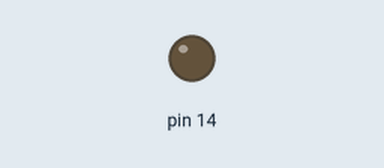
The sketch below on a simulated Arduino Uno, built with avr-gcc and run on an emulated ATmega328P. Parts: output pins drawn as LEDs (lit = HIGH). At 1.0 s the program stops and its outputs stay as they are.

Above: at 0.1 s.
At 1.1 s:
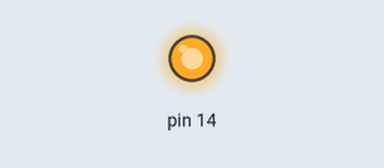
Timing chart, 0 to 2.5 s (numbered marks = the images above):
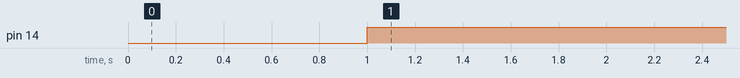

Measured:
- by itself, pin 14: LOW → HIGH at 1.0 s

The sketch:

setBZ_T.ino
```cpp
void setup(){
    pinMode(14,OUTPUT);
    digitalWrite(14,LOW);
    delay(1000);
}

void loop(){
    setBZ(true);
    while(1);
}

//以下関数の定義
void setBZ(boolean on){
    digitalWrite(14, on? HIGH:LOW);
}
```
